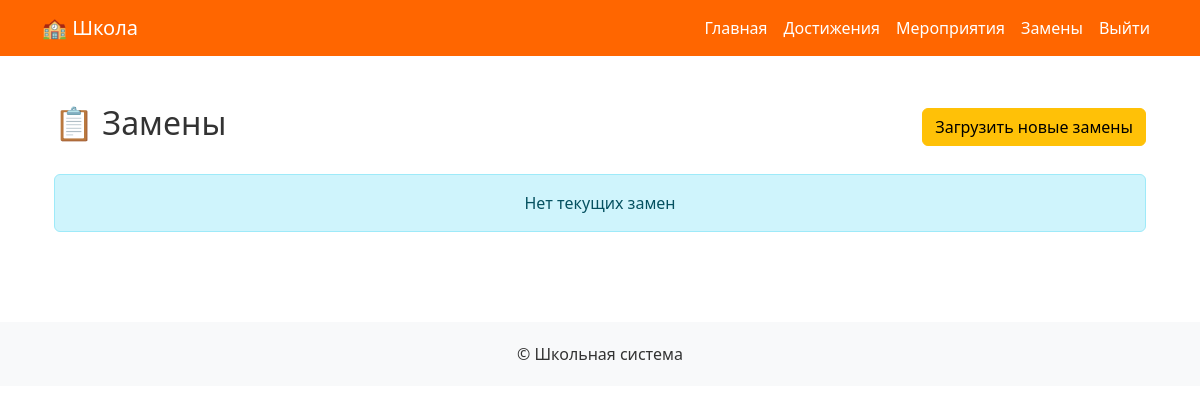
/substitutions/ (signed in), run on an earlier commit of the app's database.
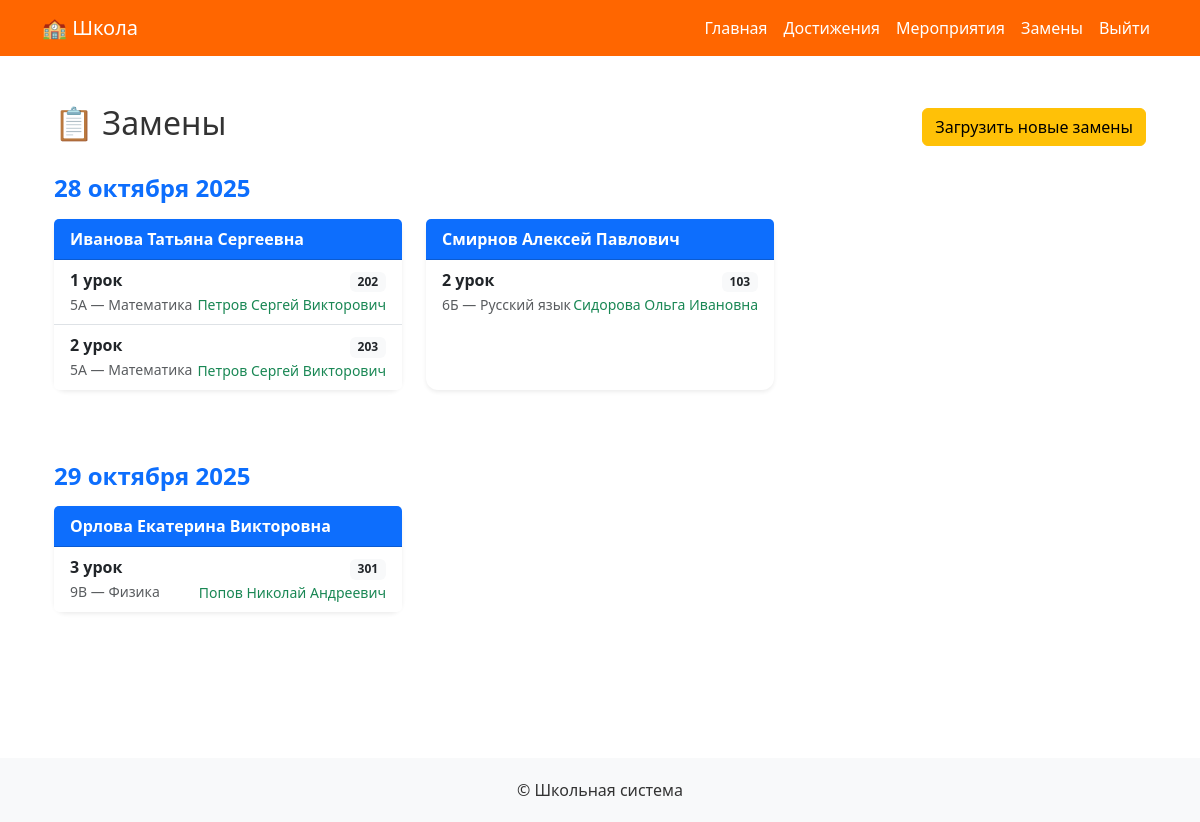
And on a later commit of the database.
### substitutions/models.py (models this page shows, shortened)
class Substitution(models.Model):
    date = models.DateField("Дата")
    replaced_teacher = models.CharField("ФИО учителя, которого замещают", max_length=255)
    lesson_number = models.CharField("Номер урока", max_length=10)
    class_name = models.CharField("Класс", max_length=20)
    substitute_teacher = models.CharField("ФИО замещающего учителя", max_length=255)
    subject = models.CharField("Предмет", max_length=255)
    classroom = models.CharField("Кабинет", max_length=50)
    class Meta:
        verbose_name = "Замена"
        verbose_name_plural = "Замены"
        ordering = ["date", "lesson_number"]

### substitutions/views.py (the view)
# urls.py: path('', views.substitution_list, name='substitution_list'),
@login_required
def substitution_list(request):
    substitutions = Substitution.objects.annotate(
        lesson_int=Cast('lesson_number', IntegerField())
    ).order_by('date', 'lesson_int')
    grouped_subs = defaultdict(lambda: defaultdict(list))
    for sub in substitutions:
        grouped_subs[sub.date][sub.replaced_teacher].append(sub)
    grouped_list = []
    for date in sorted(grouped_subs.keys()):
        teachers_list = []
        for teacher, subs in grouped_subs[date].items():
            teachers_list.append((teacher, subs))
        grouped_list.append((date, teachers_list))
    return render(request, 'substitutions/substitution_list.html', {
        'grouped_list': grouped_list
    })

### templates/substitutions/substitution_list.html (shortened to what this page needs)
{% extends 'base.html' %}
{% block content %}
<div class="container py-4">
    <div class="d-flex justify-content-between align-items-center mb-4">
        <h2>📋 Замены</h2>
        {% if user.is_admin %}
        <a href="{% url 'substitutions:upload_substitutions' %}" class="btn btn-warning">Загрузить новые замены</a>
        {% endif %}
    </div>
    {% if grouped_list %}
        {% for date, teachers in grouped_list %}
        <div class="mb-5">
            <h4 class="fw-bold text-primary mb-3">{{ date|date:"d E Y" }}</h4>
            <div class="row">
                {% for teacher, subs in teachers %}
                <div class="col-md-6 col-lg-4 mb-4">
                    <div class="card shadow-sm border-0 h-100">
                        <div class="card-header bg-primary text-white fw-bold">
                            {{ teacher }}
                        </div>
                        <ul class="list-group list-group-flush">
                            {% for sub in subs %}
                            <li class="list-group-item d-flex justify-content-between align-items-center">
                                <div>
                                    <span class="fw-bold">{{ sub.lesson_number }} урок</span><br>
                                    <small class="text-muted">{{ sub.class_name }} — {{ sub.subject }}</small>
                                </div>
                                <div class="text-end">
                                    <span class="badge bg-light text-dark">{{ sub.classroom }}</span><br>
                                    <small class="text-success">{{ sub.substitute_teacher }}</small>
                                </div>
                            </li>
                            {% endfor %}
                        </ul>
                    </div>
                </div>
                {% endfor %}
            </div>
        </div>
        {% endfor %}
    {% else %}
        <div class="alert alert-info text-center">Нет текущих замен</div>
    {% endif %}
</div>
{% endblock %}

### templates/base.html (shortened to what this page needs)
{% load static %}
<!DOCTYPE html>
<html lang="ru">
<head>
    <link href="https://cdn.jsdelivr.net/npm/bootstrap@5.3.2/dist/css/bootstrap.min.css" rel="stylesheet">
</head>
<body>
<nav class="navbar navbar-expand-lg">
  <div class="container">
    <a class="navbar-brand" href="{% url 'users:dashboard' %}">🏫 Школа</a>
    <div class="collapse navbar-collapse">
      <ul class="navbar-nav ms-auto">
        {% if user.is_authenticated %}
          <li class="nav-item"><a class="nav-link" href="{% url 'users:dashboard' %}">Главная</a></li>
          <li class="nav-item"><a class="nav-link" href="{% url 'awards:award_list' %}">Достижения</a></li>
          <li class="nav-item"><a class="nav-link" href="{% url 'events:event_list' %}">Мероприятия</a></li>
          <li class="nav-item"><a class="nav-link" href="{% url 'substitutions:substitution_list' %}">Замены</a></li>
          <li class="nav-item"><a class="nav-link" href="{% url 'users:logout' %}">Выйти</a></li>
        {% else %}
          <li class="nav-item"><a class="nav-link" href="{% url 'users:login' %}">Войти</a></li>
          <li class="nav-item"><a class="nav-link" href="{% url 'users:register' %}">Регистрация</a></li>
        {% endif %}
      </ul>
    </div>
  </div>
</nav>
<div class="container mt-4">
    {% block content %}
    {% endblock %}
</div>
<footer>
    &copy; {{ now.year }} Школьная система
</footer>
</body>
</html>

### templates/base.html (style rules this page uses)
body { background-color: #ffffff; color: #333; }
.navbar { background-color: #ff6600; }
.navbar .nav-link, .navbar-brand { color: #fff !important; }
.card { border-radius: 12px; box-shadow: 0 4px 8px rgba(0,0,0,0.1); }
footer { text-align: center; padding: 20px 0; background-color: #f8f9fa; margin-top: 50px; }

What changed in the data, as far as the page shows it:
added Substitution: grouped_list "28 октября 2025", replaced_teacher "Иванова Татьяна Сергеевна", lesson_number "1", class_name "5А", subject "Математика", classroom "202", substitute_teacher "Петров Сергей Викторович"
added Substitution: lesson_number "2", class_name "5А", subject "Математика", classroom "203", substitute_teacher "Петров Сергей Викторович", shown under "Иванова Татьяна Сергеевна"
added Substitution: replaced_teacher "Смирнов Алексей Павлович", lesson_number "2", class_name "6Б", subject "Русский язык", classroom "103", substitute_teacher "Сидорова Ольга Ивановна"
added Substitution: grouped_list "29 октября 2025", replaced_teacher "Орлова Екатерина Викторовна", lesson_number "3", class_name "9В", subject "Физика", classroom "301", substitute_teacher "Попов Николай Андреевич"
Also different on the page:
text no longer shown: "Нет текущих замен"
